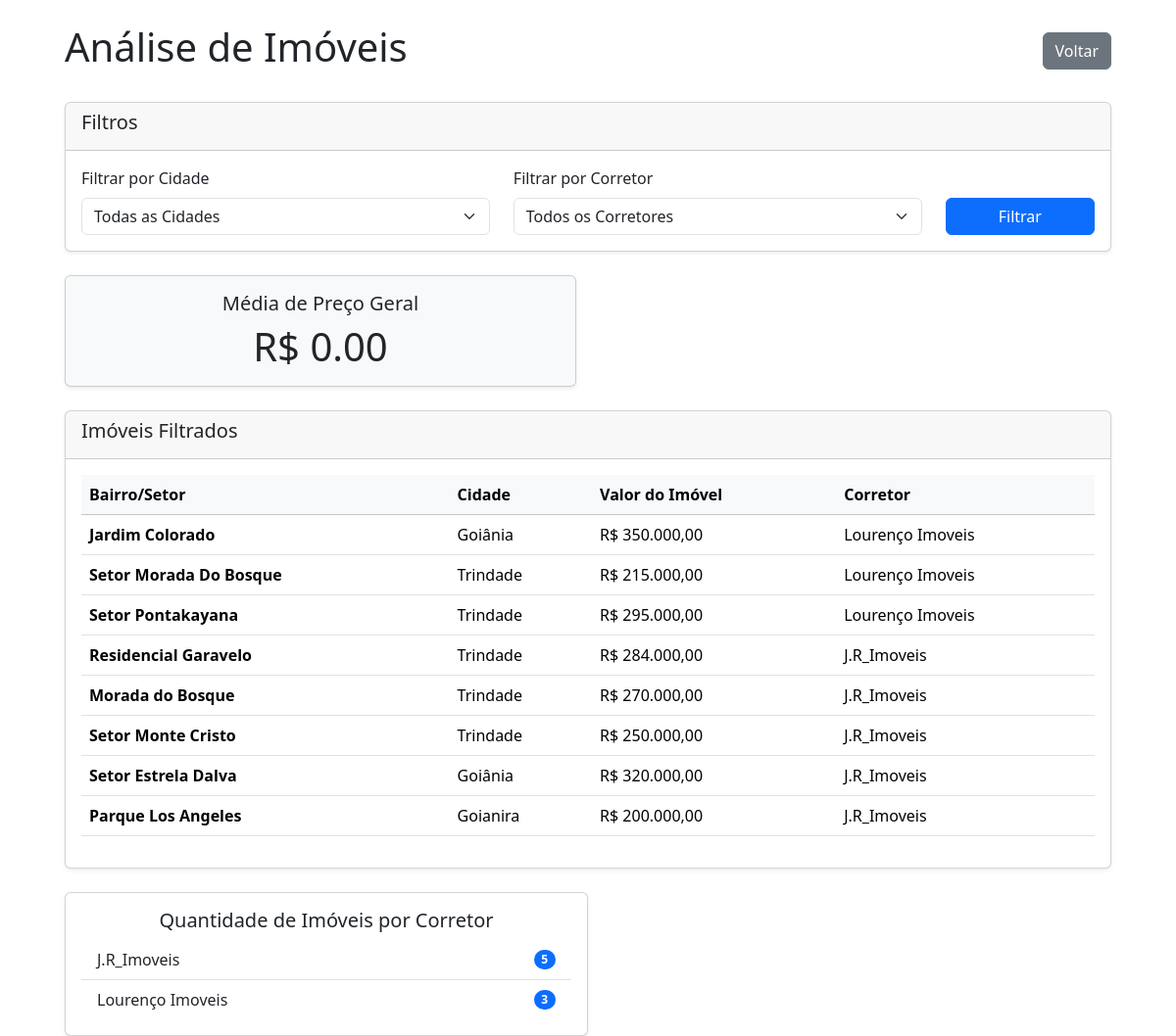
Screenshot of /analise with the database file from the repository.
### models.py (models this page shows, shortened)
class Imoveis(db.Model):
    __tablename__ = 'Imoveis'
    id = db.Column(db.Integer, primary_key=True,autoincrement=True)
    bairro = db.Column(db.String, nullable=False)
    cidade = db.Column(db.String, nullable=False)
    estado = db.Column(db.String, nullable=False, default='Go')
    preco = db.Column(db.Integer, nullable=False)
    quartos = db.Column(db.Integer, nullable=False)
    area_total = db.Column(db.String)
    area_construida = db.Column(db.String)
    area_gourmet = db.Column(db.String)
    suite = db.Column(db.String)
    valor_entrada = db.Column(db.Integer)
    link_anuncio = db.Column(db.String, nullable=False)
    id_corretor = db.Column(db.Integer, db.ForeignKey('Corretores.id'), nullable=False)
    corretor = db.relationship('Corretores', backref='Imoveis')

class Corretores(db.Model):
    __tablename__ = 'Corretores'
    id = db.Column(db.Integer, primary_key=True, autoincrement=True)
    nome = db.Column(db.String,nullable=False)
    contato = db.Column(db.String, nullable=False)

### routes.py (the view)
@rotas.route('/analise', methods=['GET', 'POST'])
def analise():
    cidades = db.session.query(Imoveis.cidade).distinct().all()
    corretores = Corretores.query.all()
    cidade_selecionada = request.form.get('cidade')
    corretor_selecionado = request.form.get('corretor')
    query = Imoveis.query
    if cidade_selecionada:
        query = query.filter(Imoveis.cidade == cidade_selecionada)
    if corretor_selecionado:
        query = query.filter(Imoveis.id_corretor == corretor_selecionado)
    imoveis_filtrados = query.all()
    media_preco_geral = db.session.query(func.avg(Imoveis.preco)).scalar()
    media_preco_cidade = None
    if cidade_selecionada:
        media_preco_cidade = db.session.query(func.avg(Imoveis.preco)).filter(Imoveis.cidade == cidade_selecionada).scalar()
    imoveis_por_corretor = db.session.query(Corretores.nome, func.count(Imoveis.id)).join(Imoveis).group_by(Corretores.nome).all()
    return render_template('analysis.html',
                           cidades=[c[0] for c in cidades],
                           corretores=corretores,
                           imoveis_filtrados=imoveis_filtrados,
                           cidade_selecionada=cidade_selecionada,
                           corretor_selecionado=corretor_selecionado,
                           media_preco_geral=media_preco_geral,
                           media_preco_cidade=media_preco_cidade,
                           imoveis_por_corretor=imoveis_por_corretor)

### templates/analysis.html (shortened to what this page needs)
{% extends 'base.html' %}
{% block content %}
<div class="container mt-4">
    <div class="d-flex justify-content-between align-items-center mb-4">
        <h1>Análise de Imóveis</h1>
        <a href="{{ url_for('rotas.home') }}" class="btn btn-secondary">Voltar</a>
    </div>
    <div class="card shadow-sm mb-4">
        <div class="card-header">
            <h5>Filtros</h5>
        </div>
        <div class="card-body">
            <form action="{{ url_for('rotas.analise') }}" method="POST">
                <div class="row">
                    <div class="col-md-5">
                        <label for="cidade" class="form-label">Filtrar por Cidade</label>
                        <select class="form-select" id="cidade" name="cidade">
                            <option value="">Todas as Cidades</option>
                        </select>
                    </div>
                    <div class="col-md-5">
                        <label for="corretor" class="form-label">Filtrar por Corretor</label>
                        <select class="form-select" id="corretor" name="corretor">
                            <option value="">Todos os Corretores</option>
                        </select>
                    </div>
                    <div class="col-md-2 d-flex align-items-end">
                        <button type="submit" class="btn btn-primary w-100">Filtrar</button>
                    </div>
                </div>
            </form>
        </div>
    </div>
    <div class="row g-4 mb-4">
        <div class="col-md-6">
            <div class="card text-center h-100 shadow-sm bg-light">
                <div class="card-body">
                    <h5 class="card-title">Média de Preço Geral</h5>
                    <p class="card-text display-6">R$ {{ "%.2f"|format(media_preco_geral or 0) }}</p>
                </div>
            </div>
        </div>
    </div>
    <div class="card shadow-sm">
        <div class="card-header">
            <h5>Imóveis Filtrados</h5>
        </div>
        <div class="card-body">
            <div class="table-responsive">
                <table class="table table-hover align-middle">
                    <thead class="table-light">
                        <tr>
                            <th scope="col">Bairro/Setor</th>
                            <th scope="col">Cidade</th>
                            <th scope="col">Valor do Imóvel</th>
                            <th scope="col">Corretor</th>
                        </tr>
                    </thead>
                    <tbody>
                        {% for imovel in imoveis_filtrados %}
                        <tr>
                            <td><strong>{{ imovel.bairro }}</strong></td>
                            <td>{{ imovel.cidade }}</td>
                            <td>{{ imovel.preco }}</td>
                            <td>{{ imovel.corretor.nome }}</td>
                        </tr>
                        {% else %}
                        <tr>
                            <td colspan="4" class="text-center">Nenhum imóvel encontrado com os filtros selecionados.</td>
                        </tr>
                        {% endfor %}
                    </tbody>
                </table>
            </div>
        </div>
    </div>
     <div class="col-md-6 mt-4">
        <div class="card text-center h-100 shadow-sm">
            <div class="card-body">
                <h5 class="card-title">Quantidade de Imóveis por Corretor</h5>
                <ul class="list-group list-group-flush">
                    {% for nome_corretor, count in imoveis_por_corretor %}
                        <li class="list-group-item d-flex justify-content-between align-items-center">
                            {{ nome_corretor }}
                            <span class="badge bg-primary rounded-pill">{{ count }}</span>
                        </li>
                    {% endfor %}
                </ul>
            </div>
        </div>
    </div>
</div>
{% endblock %}

### rows the page displays
Imoveis: bairro "Jardim Colorado", cidade "Goiânia", preco "R$ 350.000,00", corretor.nome "Lourenço Imoveis"
Imoveis: bairro "Setor Morada Do Bosque", cidade "Trindade", preco "R$ 215.000,00", corretor.nome "Lourenço Imoveis"
Imoveis: bairro "Setor Pontakayana", cidade "Trindade", preco "R$ 295.000,00", corretor.nome "Lourenço Imoveis"
Imoveis: bairro "Residencial Garavelo", cidade "Trindade", preco "R$ 284.000,00", corretor.nome "J.R_Imoveis"
Imoveis: bairro "Morada do Bosque", cidade "Trindade", preco "R$ 270.000,00", corretor.nome "J.R_Imoveis"
Imoveis: bairro "Setor Monte Cristo", cidade "Trindade", preco "R$ 250.000,00", corretor.nome "J.R_Imoveis"
Imoveis: bairro "Setor Estrela Dalva", cidade "Goiânia", preco "R$ 320.000,00", corretor.nome "J.R_Imoveis"
Imoveis: bairro "Parque Los Angeles", cidade "Goianira", preco "R$ 200.000,00", corretor.nome "J.R_Imoveis"

### other values shown
{{ "%.2f"|format(media_preco_geral or 0) }} "0.00"
{{ nome_corretor }} "J.R_Imoveis" "Lourenço Imoveis"
{{ count }} "5" "3"
